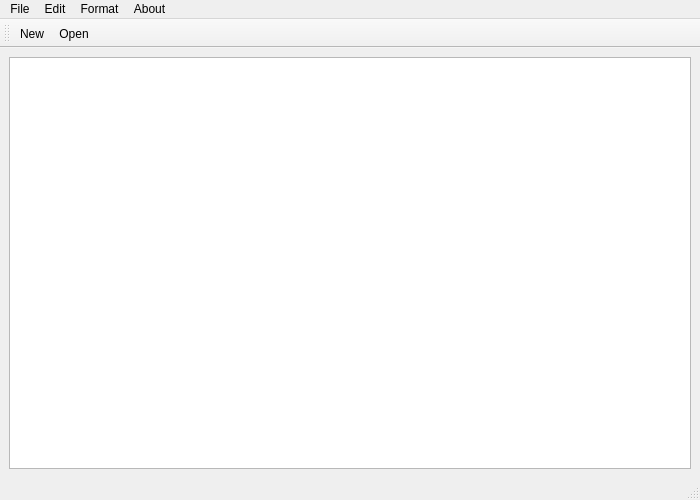
<?xml version="1.0" encoding="UTF-8"?>
<ui version="4.0">
 <class>MainWindow</class>
 <widget class="QMainWindow" name="MainWindow">
  <property name="geometry">
   <rect>
    <x>0</x>
    <y>0</y>
    <width>700</width>
    <height>500</height>
   </rect>
  </property>
  <property name="windowTitle">
   <string>NotePad</string>
  </property>
  <widget class="QWidget" name="centralwidget">
   <layout class="QHBoxLayout" name="horizontalLayout">
    <item>
     <widget class="QTextEdit" name="textEdit"/>
    </item>
   </layout>
  </widget>
  <widget class="QMenuBar" name="menubar">
   <property name="geometry">
    <rect>
     <x>0</x>
     <y>0</y>
     <width>700</width>
     <height>22</height>
    </rect>
   </property>
   <widget class="QMenu" name="menuFile">
    <property name="title">
     <string>File</string>
    </property>
    <addaction name="actionNew"/>
    <addaction name="actionOpen"/>
    <addaction name="actionSave"/>
    <addaction name="separator"/>
    <addaction name="actionPrint"/>
    <addaction name="actionPrint_Preview"/>
    <addaction name="actionExport_PDF"/>
    <addaction name="separator"/>
    <addaction name="actionExit"/>
   </widget>
   <widget class="QMenu" name="menuEdit">
    <property name="title">
     <string>Edit</string>
    </property>
    <addaction name="actionUndo"/>
    <addaction name="actionRedo"/>
    <addaction name="separator"/>
    <addaction name="actionCut"/>
    <addaction name="actionCopy"/>
    <addaction name="actionPaste"/>
   </widget>
   <widget class="QMenu" name="menuFormat">
    <property name="title">
     <string>Format</string>
    </property>
    <addaction name="actionBold"/>
    <addaction name="actionItalic"/>
    <addaction name="actionUnderline"/>
    <addaction name="separator"/>
    <addaction name="actionLeft"/>
    <addaction name="actionRight"/>
    <addaction name="actionCenter"/>
    <addaction name="actionJustify"/>
    <addaction name="separator"/>
    <addaction name="actionFont"/>
    <addaction name="actionColor"/>
   </widget>
   <widget class="QMenu" name="menuAbout">
    <property name="title">
     <string>About</string>
    </property>
    <addaction name="actionAbout_App"/>
   </widget>
   <addaction name="menuFile"/>
   <addaction name="menuEdit"/>
   <addaction name="menuFormat"/>
   <addaction name="menuAbout"/>
  </widget>
  <widget class="QStatusBar" name="statusbar"/>
  <widget class="QToolBar" name="toolBar">
   <property name="windowTitle">
    <string>toolBar</string>
   </property>
   <attribute name="toolBarArea">
    <enum>TopToolBarArea</enum>
   </attribute>
   <attribute name="toolBarBreak">
    <bool>false</bool>
   </attribute>
   <addaction name="actionNew"/>
   <addaction name="actionOpen"/>
  </widget>
  <action name="actionNew">
   <property name="icon">
    <iconset resource="images/images.qrc">
     <normaloff>:/images/new.png</normaloff>:/images/new.png</iconset>
   </property>
   <property name="text">
    <string>New</string>
   </property>
   <property name="shortcut">
    <string>Ctrl+N</string>
   </property>
  </action>
  <action name="actionOpen">
   <property name="icon">
    <iconset resource="images/images.qrc">
     <normaloff>:/images/open.png</normaloff>:/images/open.png</iconset>
   </property>
   <property name="text">
    <string>Open</string>
   </property>
   <property name="shortcut">
    <string>Ctrl+O</string>
   </property>
  </action>
  <action name="actionSave">
   <property name="icon">
    <iconset resource="images/images.qrc">
     <normaloff>:/images/save.png</normaloff>:/images/save.png</iconset>
   </property>
   <property name="text">
    <string>Save</string>
   </property>
   <property name="shortcut">
    <string>Ctrl+S</string>
   </property>
  </action>
  <action name="actionPrint">
   <property name="text">
    <string>Print</string>
   </property>
   <property name="shortcut">
    <string>Ctrl+P</string>
   </property>
  </action>
  <action name="actionPrint_Preview">
   <property name="text">
    <string>Print Preview</string>
   </property>
   <property name="shortcut">
    <string>Ctrl+Shift+P</string>
   </property>
  </action>
  <action name="actionExit">
   <property name="text">
    <string>Exit</string>
   </property>
   <property name="shortcut">
    <string>Ctrl+Q</string>
   </property>
  </action>
  <action name="actionExport_PDF">
   <property name="text">
    <string>Export PDF</string>
   </property>
   <property name="shortcut">
    <string>Ctrl+I</string>
   </property>
  </action>
  <action name="actionUndo">
   <property name="text">
    <string>Undo</string>
   </property>
   <property name="shortcut">
    <string>Ctrl+Z</string>
   </property>
  </action>
  <action name="actionRedo">
   <property name="text">
    <string>Redo</string>
   </property>
   <property name="shortcut">
    <string>Ctrl+Y</string>
   </property>
  </action>
  <action name="actionCut">
   <property name="text">
    <string>Cut</string>
   </property>
   <property name="shortcut">
    <string>Ctrl+X</string>
   </property>
  </action>
  <action name="actionCopy">
   <property name="text">
    <string>Copy</string>
   </property>
   <property name="shortcut">
    <string>Ctrl+C</string>
   </property>
  </action>
  <action name="actionPaste">
   <property name="text">
    <string>Paste</string>
   </property>
   <property name="shortcut">
    <string>Ctrl+V</string>
   </property>
  </action>
  <action name="actionBold">
   <property name="text">
    <string>Bold</string>
   </property>
   <property name="shortcut">
    <string>Ctrl+B</string>
   </property>
  </action>
  <action name="actionItalic">
   <property name="text">
    <string>Italic</string>
   </property>
   <property name="shortcut">
    <string>Ctrl+U</string>
   </property>
  </action>
  <action name="actionUnderline">
   <property name="text">
    <string>Underline</string>
   </property>
  </action>
  <action name="actionLeft">
   <property name="text">
    <string>Left</string>
   </property>
  </action>
  <action name="actionRight">
   <property name="text">
    <string>Right</string>
   </property>
  </action>
  <action name="actionCenter">
   <property name="text">
    <string>Center</string>
   </property>
  </action>
  <action name="actionJustify">
   <property name="text">
    <string>Justify</string>
   </property>
  </action>
  <action name="actionFont">
   <property name="text">
    <string>Font</string>
   </property>
  </action>
  <action name="actionColor">
   <property name="text">
    <string>Color</string>
   </property>
  </action>
  <action name="actionAbout_App">
   <property name="text">
    <string>About App</string>
   </property>
  </action>
 </widget>
 <resources>
  <include location="images/images.qrc"/>
 </resources>
 <connections/>
</ui>
